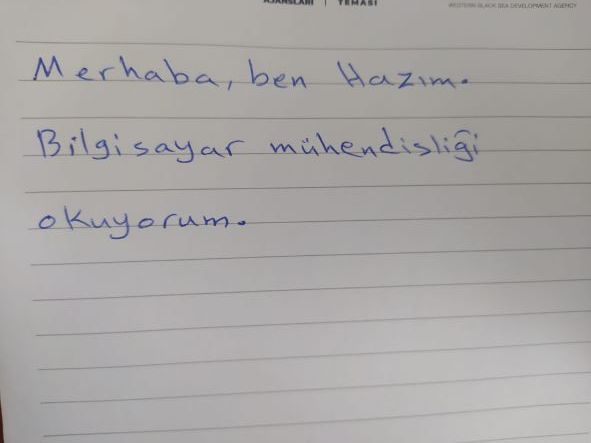
#> input picture elyazisi2.jpeg, 591 x 443 px
$ python handwriting_HW.py
#> lines starting #> are read from the running program, lines starting #| are printed output that depends on the picture
import cv2
import numpy as np
from scipy import ndimage

# Roberts' matrix for X
robertsX = np.array([[1, 0], [0, -1]])
# Roberts' matrix for Y
robertsY = np.array([[0, 1], [-1, 0]])

# Read the image and convert it to gray and then convert the type to float64
img = cv2.imread("elyazisi2.jpeg", 0).astype('float64')
#> img: shape (443, 591) float64; min 26, max 196, mean 167.4

# divide the value of img by 255
img /= 255.0
X = ndimage.convolve(img, robertsX)
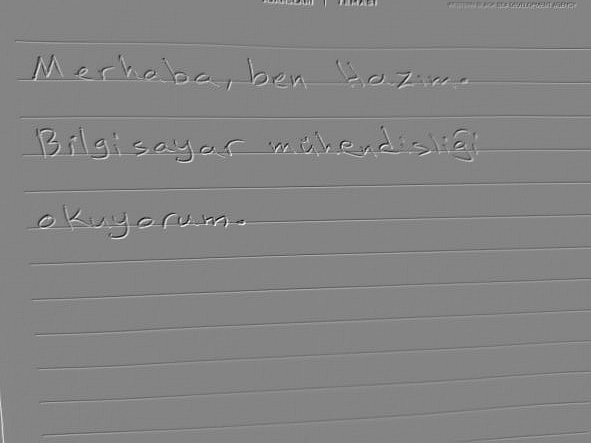
#> X: shape (443, 591) float64; min -0.459, max 0.427, mean 0.000132; drawn with min black and max white
Y = ndimage.convolve(img, robertsY)
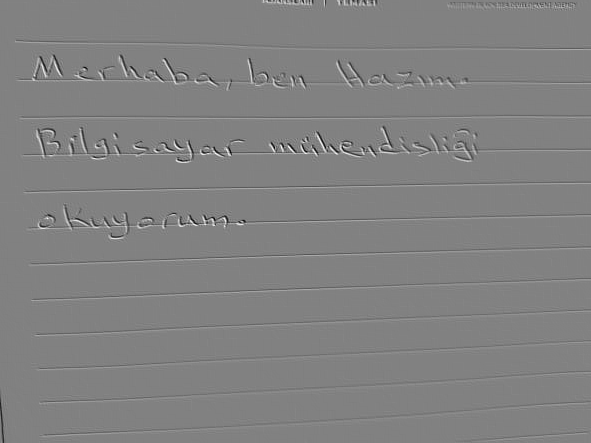
#> Y: shape (443, 591) float64; min -0.451, max 0.435, mean 0.000139; drawn with min black and max white

# calculate: |G| = sqrt((GX)^2 + (GY)^2)
edged_img = np.sqrt(np.square(Y) + np.square(X))
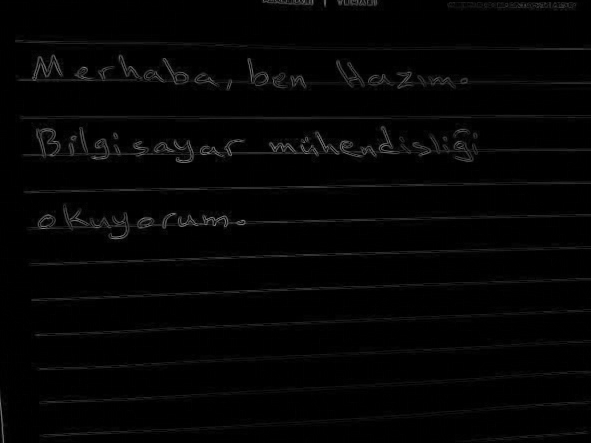
#> edged_img: shape (443, 591) float64; min 0, max 0.522, mean 0.0162

cv2.imshow("Original", img)
cv2.imshow("Robert", edged_img)
cv2.waitKey(0)
cv2.destroyAllWindows()
